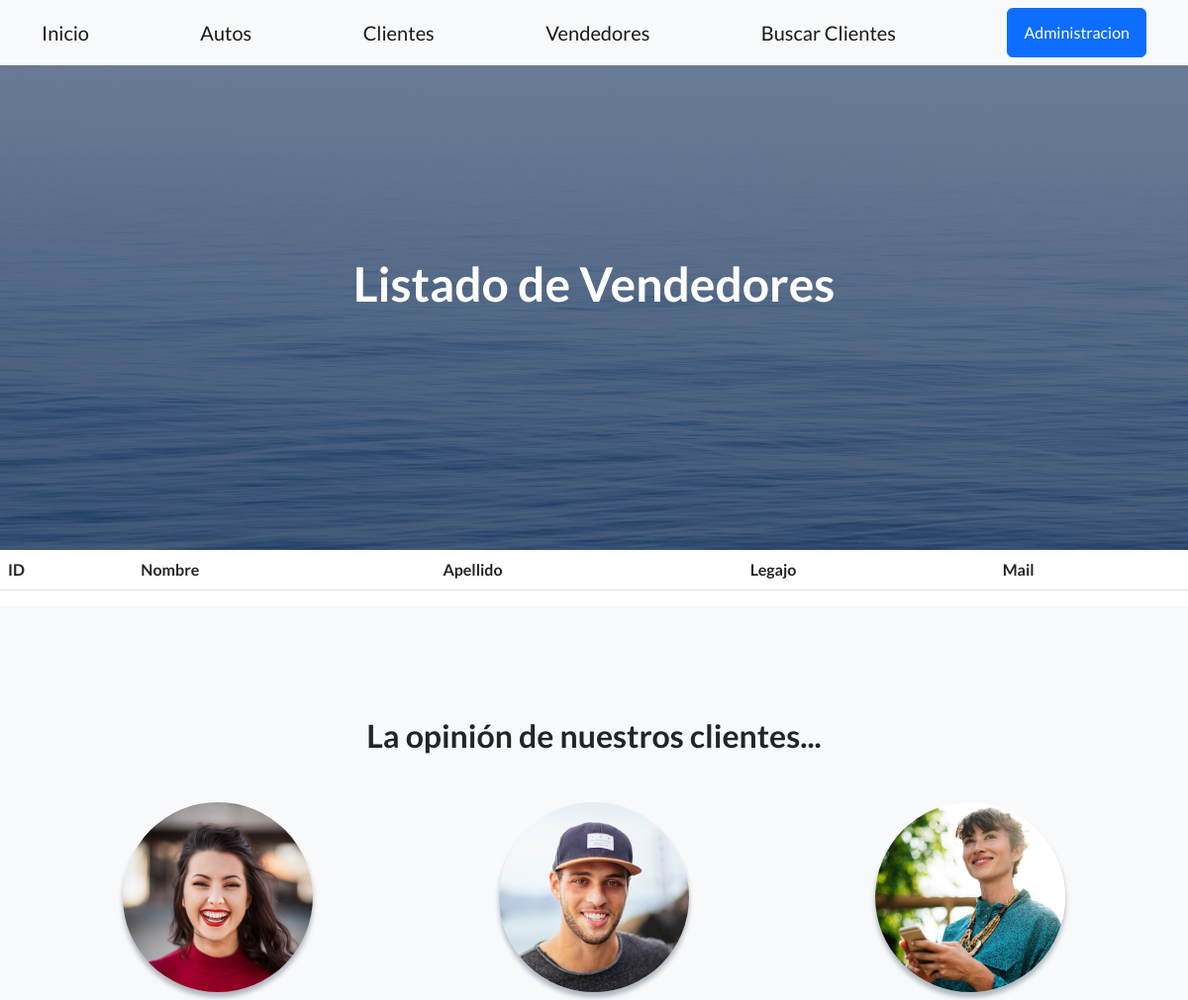
Before: /aplicacion/vendedores/ (upper part) with the older database file.
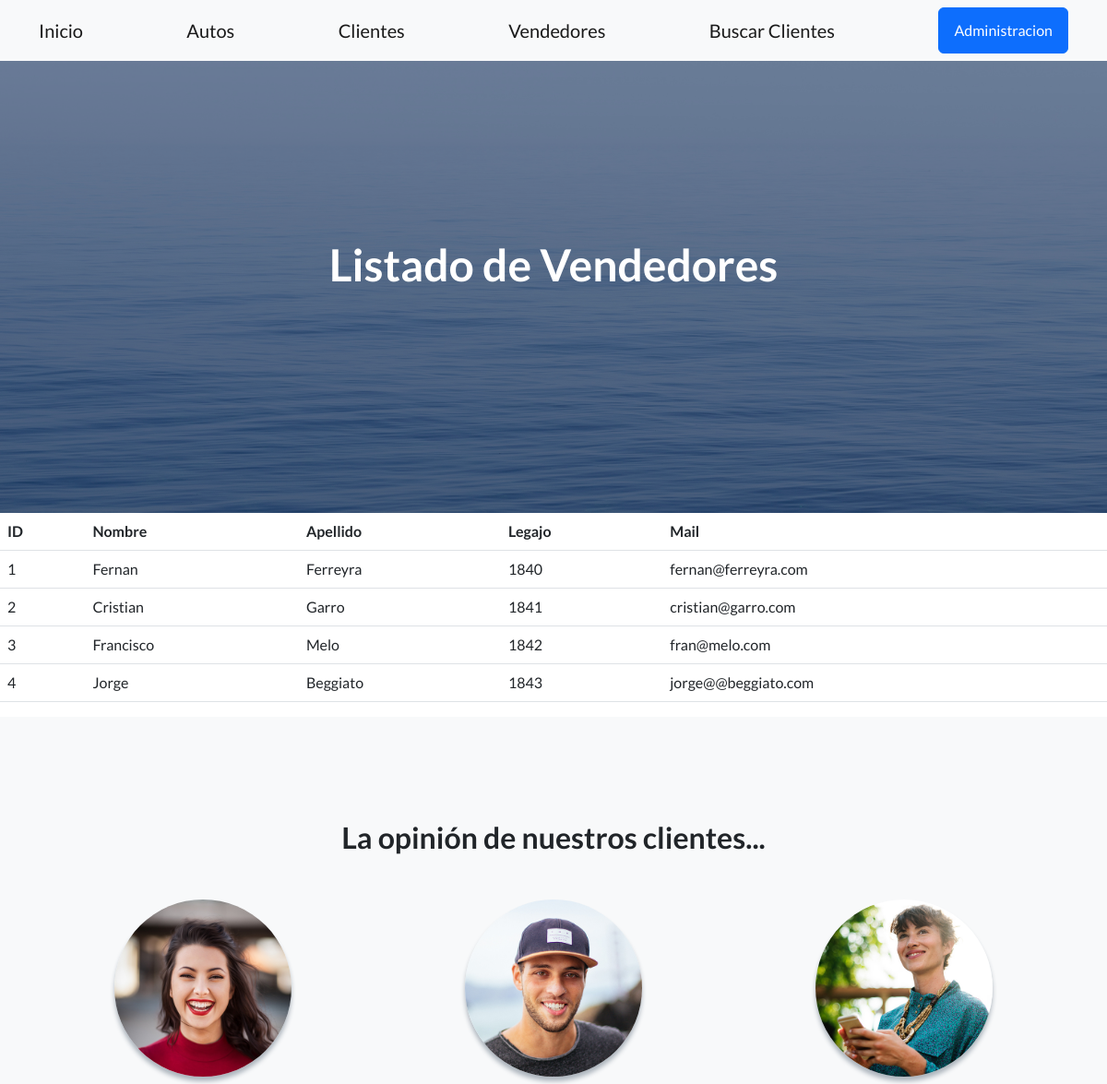
After: the same page with the newer database file.
### aplicacion/models.py (models this page shows, shortened)
class Vendedores(models.Model):
    nombre = models.CharField(max_length=50)
    apellido = models.CharField(max_length=50)
    legajo = models.IntegerField()
    mail = models.EmailField()

### aplicacion/views.py (the view)
# urls.py: path('vendedores/', vendedores , name="vendedores"),
def vendedores(request):
    ctx = { "clientes":  Vendedores.objects.all(),}
    return render(request, "aplicacion/vendedores.html", ctx )

### aplicacion/templates/aplicacion/vendedores.html (shortened to what this page needs)
{% extends 'aplicacion/base.html' %}
{% load static %}
{% block cabecera %}
    Listado de Vendedores
{% endblock cabecera %}
{% block contenido %}
<table class="table">
    <thead>
        <tr>
            <th>ID</th>
            <th>Nombre</th>
            <th>Apellido</th>
            <th>Legajo</th>
            <th>Mail</th>
        </tr>
    </thead>
    <tbody>
    {% for cliente in clientes %}
    <tr>
        <td>{{cliente.id}}</td>
        <td>{{cliente.nombre}}</td>
        <td>{{cliente.apellido}}</td>
        <td>{{cliente.legajo}}</td>
        <td>{{cliente.mail}}</td>
    </tr>
    {% endfor %}
    </tbody>
</table>
{% endblock contenido %}

### aplicacion/templates/aplicacion/base.html (shortened to what this page needs)
<!DOCTYPE html>
<html lang="en">
    <head>
        {% load static %}
        <link href="https://cdn.jsdelivr.net/npm/bootstrap-icons@1.5.0/font/bootstrap-icons.css" rel="stylesheet" type="text/css" />
        <link href="{% static 'aplicacion/css/styles.css'%}" rel="stylesheet" />
    </head>
    <body>
        <nav class="navbar navbar-light bg-light static-top">
            <div class="container">
                <a class="navbar-brand" href="#!">Inicio</a>
                <a class="navbar-brand" href="{% url 'autos'%}">Autos</a>
                <a class="navbar-brand" href="{% url 'clientes'%}">Clientes</a>
                <a class="navbar-brand" href="{% url 'vendedores'%}">Vendedores</a>
                <a class="navbar-brand"href="{% url 'buscarClientes' %}" >Buscar Clientes</a>
                <a class="btn btn-primary" href="{% url 'admin:index'%}">Administracion</a>
            </div>
        </nav>
        <header class="masthead">
            <div class="container position-relative">
                <div class="row justify-content-center">
                    <div class="col-xl-6">
                        <div class="text-center text-white">
                            <h1 class="mb-5">
                                {% block cabecera %}{% endblock cabecera %}
                            </h1>
                        </div>
                    </div>
                </div>
            </div>
        </header>
        {% block contenido %}
        {% endblock contenido %}
        <section class="testimonials text-center bg-light">
            <div class="container">
                <h2 class="mb-5">La opinión de nuestros clientes...</h2>
                <div class="row">
                    <div class="col-lg-4">
                        <div class="testimonial-item mx-auto mb-5 mb-lg-0">
                            <img class="img-fluid rounded-circle mb-3" src="{% static 'aplicacion/assets/img/testimonials-1.jpg'%}" alt="..." />
                        </div>
                    </div>
                    <div class="col-lg-4">
                        <div class="testimonial-item mx-auto mb-5 mb-lg-0">
                            <img class="img-fluid rounded-circle mb-3" src="{% static 'aplicacion/assets/img/testimonials-2.jpg'%}" alt="..." />
                        </div>
                    </div>
                    <div class="col-lg-4">
                        <div class="testimonial-item mx-auto mb-5 mb-lg-0">
                            <img class="img-fluid rounded-circle mb-3" src="{% static 'aplicacion/assets/img/testimonials-3.jpg'%}" alt="..." />
                        </div>
                    </div>
                </div>
            </div>
        </section>
    </body>
</html>

Changed rows visible on the page:
added Vendedores: id "1", nombre "Fernan", apellido "Ferreyra", legajo "1840", mail "fernan@ferreyra.com"
added Vendedores: id "2", nombre "Cristian", apellido "Garro", legajo "1841", mail "cristian@garro.com"
added Vendedores: id "3", nombre "Francisco", apellido "Melo", legajo "1842", mail "fran@melo.com"
added Vendedores: id "4", nombre "Jorge", apellido "Beggiato", legajo "1843", mail "jorge@@beggiato.com"
